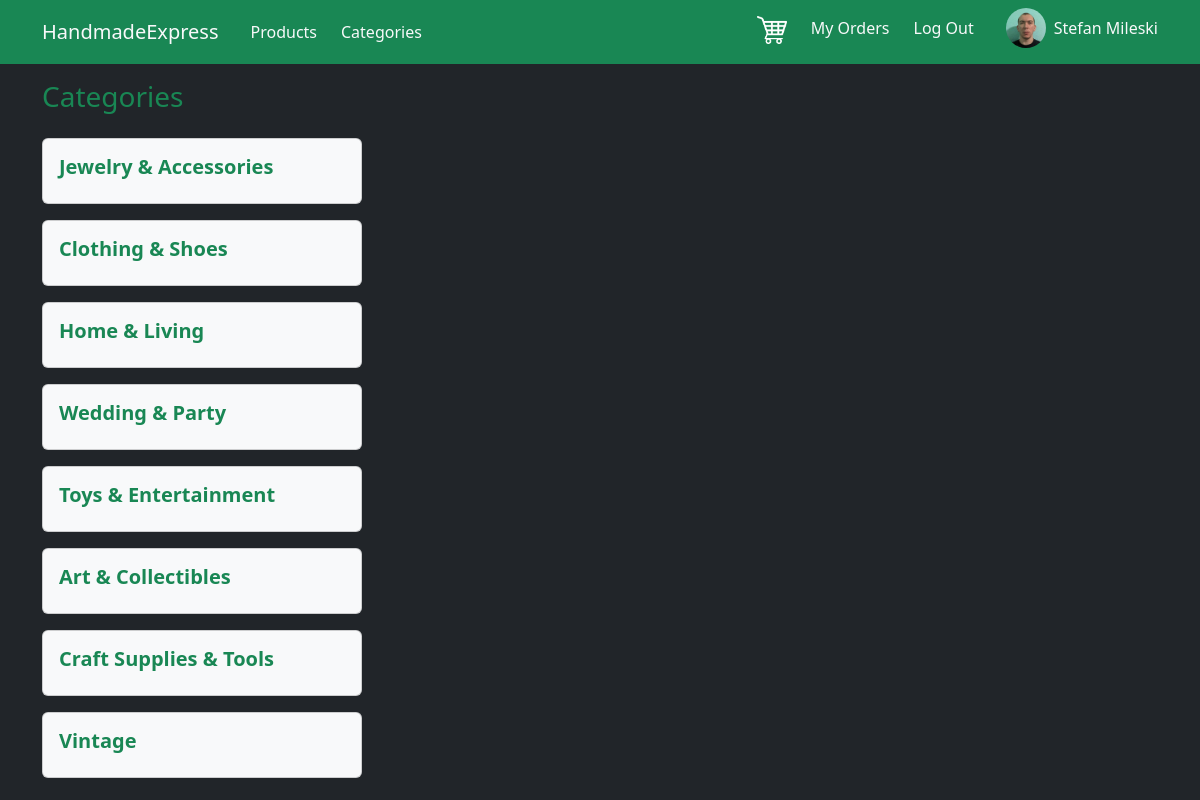
The page /categories/ (signed in) on the database its author committed.
### ShopApp/models.py (models this page shows, shortened)
class CustomUser(models.Model):
    user = models.OneToOneField(User, on_delete=models.CASCADE, primary_key=True, related_name='profile')
    address = models.CharField(max_length=200)
    phone = models.CharField(max_length=200)
    display_name = models.CharField(max_length=200)
    image = models.ImageField(upload_to='uploaded/', default='default.png')

class Category(models.Model):
    name = models.CharField(max_length=200)
    slug = models.SlugField(default="", blank=True, unique=True, db_index=True)
    class Meta:  # New, 1
        verbose_name_plural = 'Categories'

### ShopApp/views.py (the view)
# urls.py: path('categories/', views.categories, name='categories'),
def categories(request):
    return render(request, 'ShopApp/categories.html', {
        "categories": Category.objects.all()
    })

### ShopApp/templates/ShopApp/categories.html (shortened to what this page needs)
{% extends 'base.html' %}
{% block content %}
    <section>
        <h3 class="text-success">Categories</h3>
        <div class="mt-4 d-flex flex-column">
            {% for category in categories %}
                {% include "ShopApp/includes/category.html" %}
            {% endfor %}
        </div>
    </section>
{% endblock %}

### templates/base.html (shortened to what this page needs)
{% load static %}
<!DOCTYPE html>
<html lang="en">
<head>
    <link href="https://cdn.jsdelivr.net/npm/bootstrap@5.3.0-alpha3/dist/css/bootstrap.min.css" rel="stylesheet"
>
</head>
<body class="bg-dark">
<nav class="navbar navbar-expand-lg bg-success">
    <div class="container d-flex justify-content-between">
        <div class="d-flex">
            <a class="navbar-brand text-light" href="/">HandmadeExpress</a>
            <ul class="navbar-nav">
                <li class="nav-item ms-2">
                    <a class="nav-link text-light" aria-current="page" href="/products">Products</a>
                </li>
                <li class="nav-item ms-2">
                    <a class="nav-link text-light" aria-current="page" href="/categories">Categories</a>
                </li>
            </ul>
        </div>
        <div>
            <ul class="navbar-nav">
                {% if not request.user.is_superuser %}
                    <li class="nav-item me-2">
                        <a class="nav-link text-light" href="/cart">
                            <img src="{% static "images/cart_icon.png" %}" width="30px"
                                 alt="Shopping Cart">
                        </a>
                    </li>
                    <li class="nav-item me-2">
                        <a class="nav-link text-light" href="{% url 'orders' %}">My Orders</a>
                    </li>
                {% endif %}
                {% if request.user.username %}
                    <li class="nav-item">
                        <a class="nav-link text-light" href="{% url 'logout' %}">Log Out</a>
                    </li>
                    {% if not request.user.is_superuser %}
                        <a href="{% url "seller_profile" request.user.username %}" class="text-decoration-none">
                            <li class="nav-item d-flex ms-3">
                                <img src="{{ request.user.profile.image.url }}" height="40px" width="40px"
                                     alt="{{ request.user.profile.display_name }}"
                                     class="rounded-circle ms-2">
                                <p class="text-light ms-2 pt-2">
                                    {{ request.user.profile.display_name }}
                                </p>
                            </li>
                        </a>
                    {% endif %}
                {% else %}
                    <li class="nav-item">
                        <a class="nav-link text-light" href="{% url 'login' %}">Log In</a>
                    </li>
                {% endif %}
            </ul>
        </div>
    </div>
</nav>
<div class="container mt-3">
    {% block content %}
    {% endblock %}
</div>
</body>
</html>

### ShopApp/templates/ShopApp/includes/category.html
<div class="card bg-light me-3 mb-3" style="width: 20rem;">
    <a class="text-decoration-none text-success" href="{% url "category_list" category.slug %}">
        <div class="card-body">
            <div>
                <h5 class="fw-bold card-title text-nowrap">{{ category.name }}</h5>
            </div>
        </div>
    </a>
</div>

### rows shown on the page
Category: name "Jewelry & Accessories"
Category: name "Clothing & Shoes"
Category: name "Home & Living"
Category: name "Wedding & Party"
Category: name "Toys & Entertainment"
Category: name "Art & Collectibles"
Category: name "Craft Supplies & Tools"
Category: name "Vintage"

### other values the page prints
{{ request.user.profile.display_name }} "Stefan Mileski"
